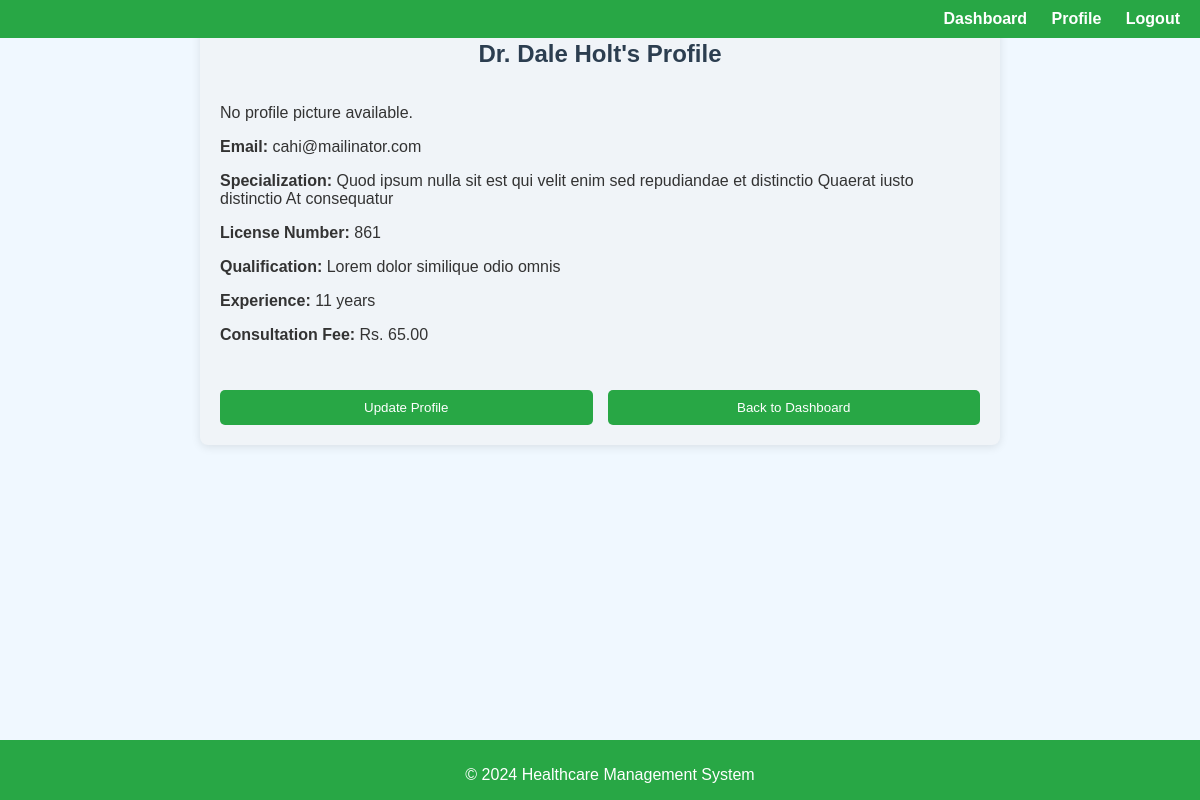
Page /doctor-profile/ (signed in) on the earlier database version.
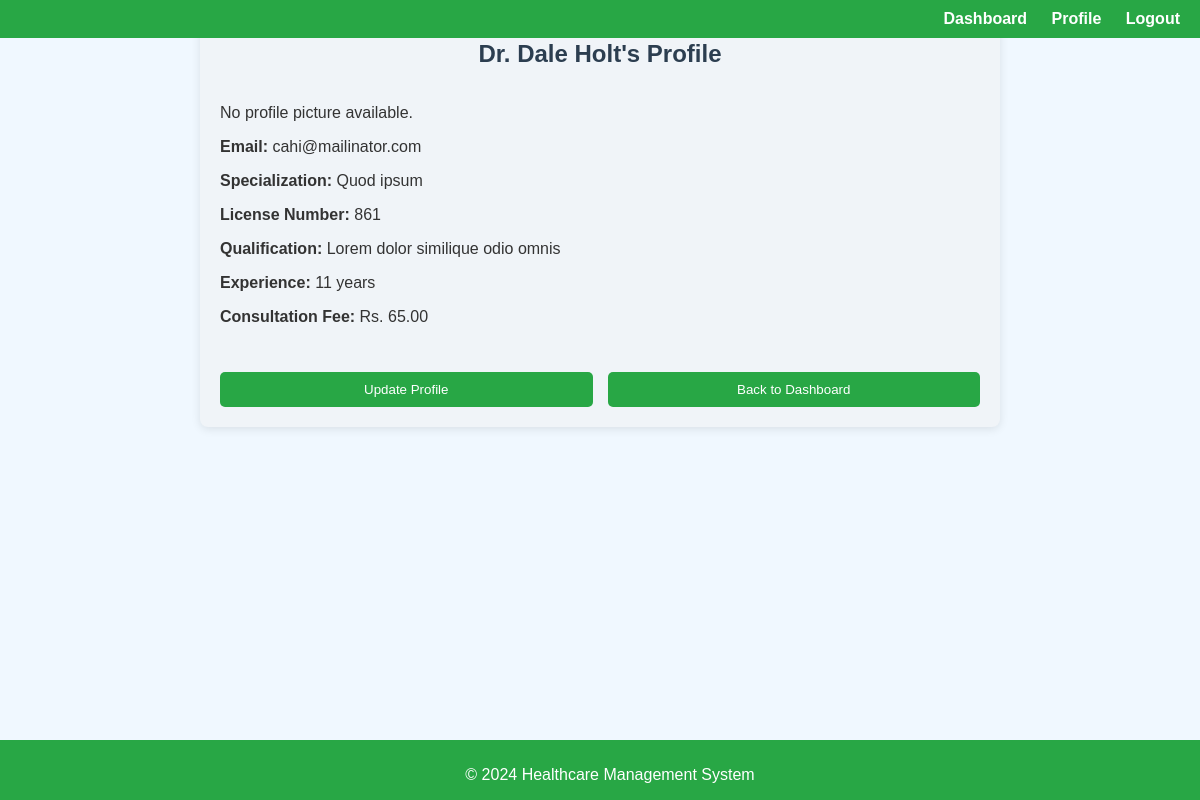
Same page on the later database version.
### user/models.py (models this page shows, shortened)
class User(AbstractUser):
    CNIC_no = models.CharField(max_length=15, unique=True)
    contact_number = models.CharField(max_length=15)
    address = models.CharField(max_length=255)
    gender = models.CharField(max_length=10, choices=[('M', 'Male'), ('F', 'Female')])
    profile_pic = models.ImageField(upload_to='images/profile_pics/', blank=True, null=True)

class Doctor(User):
    specialization = models.CharField(max_length=255)
    license_number = models.CharField(max_length=50, unique=True)
    qualification = models.CharField(max_length=255)
    experience = models.IntegerField()
    consultation_fee = models.DecimalField(max_digits=10, decimal_places=2)
    class Meta:
        verbose_name = 'Doctor'

### user/views.py (the view)
# urls.py: path('doctor-profile/', views.DoctorProfileView.as_view(), name='doctor_profile'),
class DoctorProfileView(LoginRequiredMixin, DetailView):
    model = Doctor
    template_name = 'user/doctor_profile.html'
    def get_object(self):
        return self.request.user.doctor

### user/templates/user/doctor_profile.html (shortened to what this page needs)
{% extends 'user/base.html' %}
{% block content %}
<div class="profile-container">
    <h2>Dr.  {{ user.get_full_name }}'s Profile</h2>
    <div class="profile-info">
        {% if user.profile_pic %}
            <img src="{{ user.profile_pic.url }}" alt="Profile Picture" class="profile-pic">
        {% else %}
            <p>No profile picture available.</p>
        {% endif %}
        <p><strong>Email:</strong> {{ user.email }}</p>
        <p><strong>Specialization:</strong> {{ user.doctor.specialization }}</p>
        <p><strong>License Number:</strong> {{ user.doctor.license_number }}</p>
        <p><strong>Qualification:</strong> {{ user.doctor.qualification }}</p>
        <p><strong>Experience:</strong> {{ user.doctor.experience }} years</p>
        <p><strong>Consultation Fee:</strong> Rs. {{ user.doctor.consultation_fee }}</p>
    </div>
    <div class="button-container">
        <button class="btn"><a href="{% url 'doctor_profile_update' %}">Update Profile</a></button>
        <button class="btn"><a href="{% url 'doctor_dashboard' %}">Back to Dashboard</a></button>
    </div>
</div>
{% endblock %}

Differences in the rows shown:
changed through a linked row, User "Dale Holt": doctor.specialization "Quod ipsum nulla sit est qui velit enim sed repudiandae et distinctio Quaerat iusto distinctio At consequatur" → "Quod ipsum"
